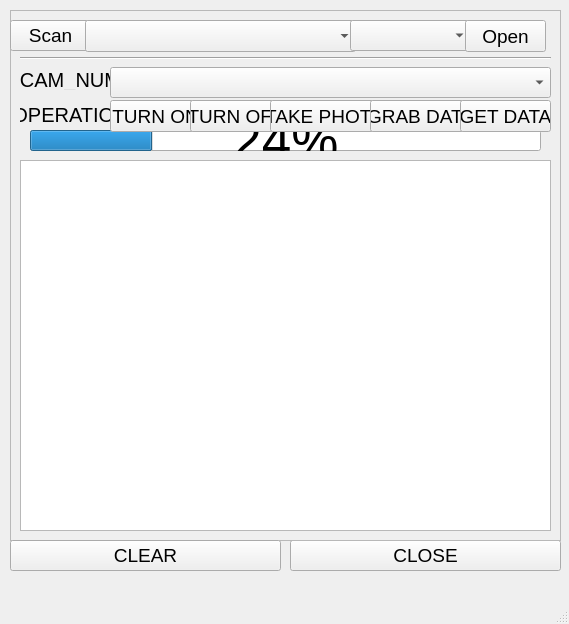
<?xml version="1.0" encoding="UTF-8"?>
<ui version="4.0">
 <class>mainWindow</class>
 <widget class="QMainWindow" name="mainWindow">
  <property name="geometry">
   <rect>
    <x>0</x>
    <y>0</y>
    <width>569</width>
    <height>624</height>
   </rect>
  </property>
  <property name="windowTitle">
   <string>MainWindow</string>
  </property>
  <widget class="QWidget" name="centralwidget">
   <widget class="QPushButton" name="close_btn">
    <property name="geometry">
     <rect>
      <x>290</x>
      <y>540</y>
      <width>271</width>
      <height>31</height>
     </rect>
    </property>
    <property name="font">
     <font>
      <pointsize>14</pointsize>
     </font>
    </property>
    <property name="text">
     <string>CLOSE</string>
    </property>
   </widget>
   <widget class="QFrame" name="frame_2">
    <property name="geometry">
     <rect>
      <x>10</x>
      <y>10</y>
      <width>551</width>
      <height>531</height>
     </rect>
    </property>
    <property name="frameShape">
     <enum>QFrame::StyledPanel</enum>
    </property>
    <property name="frameShadow">
     <enum>QFrame::Raised</enum>
    </property>
    <widget class="QPushButton" name="scan_btn">
     <property name="geometry">
      <rect>
       <x>0</x>
       <y>10</y>
       <width>81</width>
       <height>31</height>
      </rect>
     </property>
     <property name="font">
      <font>
       <pointsize>14</pointsize>
      </font>
     </property>
     <property name="text">
      <string>Scan</string>
     </property>
    </widget>
    <widget class="QComboBox" name="serial_comboBox">
     <property name="geometry">
      <rect>
       <x>75</x>
       <y>10</y>
       <width>271</width>
       <height>32</height>
      </rect>
     </property>
     <property name="font">
      <font>
       <pointsize>14</pointsize>
      </font>
     </property>
    </widget>
    <widget class="QComboBox" name="speed_comboBox">
     <property name="geometry">
      <rect>
       <x>340</x>
       <y>10</y>
       <width>121</width>
       <height>31</height>
      </rect>
     </property>
     <property name="sizePolicy">
      <sizepolicy hsizetype="Preferred" vsizetype="Fixed">
       <horstretch>0</horstretch>
       <verstretch>0</verstretch>
      </sizepolicy>
     </property>
     <property name="font">
      <font>
       <pointsize>14</pointsize>
      </font>
     </property>
    </widget>
    <widget class="QPushButton" name="open_btn">
     <property name="geometry">
      <rect>
       <x>455</x>
       <y>10</y>
       <width>81</width>
       <height>32</height>
      </rect>
     </property>
     <property name="font">
      <font>
       <pointsize>14</pointsize>
      </font>
     </property>
     <property name="text">
      <string>Open</string>
     </property>
    </widget>
    <widget class="QTextBrowser" name="log">
     <property name="geometry">
      <rect>
       <x>10</x>
       <y>150</y>
       <width>531</width>
       <height>371</height>
      </rect>
     </property>
    </widget>
    <widget class="QProgressBar" name="image_bar">
     <property name="geometry">
      <rect>
       <x>20</x>
       <y>120</y>
       <width>511</width>
       <height>21</height>
      </rect>
     </property>
     <property name="font">
      <font>
       <pointsize>40</pointsize>
      </font>
     </property>
     <property name="value">
      <number>24</number>
     </property>
    </widget>
    <widget class="QLabel" name="label_4">
     <property name="geometry">
      <rect>
       <x>10</x>
       <y>60</y>
       <width>101</width>
       <height>20</height>
      </rect>
     </property>
     <property name="font">
      <font>
       <pointsize>15</pointsize>
      </font>
     </property>
     <property name="text">
      <string>CAM_NUM</string>
     </property>
     <property name="alignment">
      <set>Qt::AlignCenter</set>
     </property>
    </widget>
    <widget class="QLabel" name="label_5">
     <property name="geometry">
      <rect>
       <x>10</x>
       <y>95</y>
       <width>101</width>
       <height>20</height>
      </rect>
     </property>
     <property name="font">
      <font>
       <pointsize>15</pointsize>
      </font>
     </property>
     <property name="text">
      <string>OPERATION</string>
     </property>
     <property name="alignment">
      <set>Qt::AlignCenter</set>
     </property>
    </widget>
    <widget class="QPushButton" name="turn_on_btn">
     <property name="geometry">
      <rect>
       <x>100</x>
       <y>90</y>
       <width>91</width>
       <height>32</height>
      </rect>
     </property>
     <property name="font">
      <font>
       <pointsize>14</pointsize>
      </font>
     </property>
     <property name="text">
      <string>TURN ON</string>
     </property>
    </widget>
    <widget class="QPushButton" name="turn_off_btn">
     <property name="geometry">
      <rect>
       <x>180</x>
       <y>90</y>
       <width>91</width>
       <height>32</height>
      </rect>
     </property>
     <property name="font">
      <font>
       <pointsize>14</pointsize>
      </font>
     </property>
     <property name="text">
      <string>TURN OFF</string>
     </property>
    </widget>
    <widget class="QPushButton" name="take_photo_btn">
     <property name="geometry">
      <rect>
       <x>260</x>
       <y>90</y>
       <width>111</width>
       <height>32</height>
      </rect>
     </property>
     <property name="font">
      <font>
       <pointsize>14</pointsize>
      </font>
     </property>
     <property name="text">
      <string>TAKE PHOTO</string>
     </property>
    </widget>
    <widget class="QPushButton" name="grab_data_btn">
     <property name="geometry">
      <rect>
       <x>360</x>
       <y>90</y>
       <width>101</width>
       <height>32</height>
      </rect>
     </property>
     <property name="font">
      <font>
       <pointsize>14</pointsize>
      </font>
     </property>
     <property name="text">
      <string>GRAB DATA</string>
     </property>
    </widget>
    <widget class="Line" name="line">
     <property name="geometry">
      <rect>
       <x>10</x>
       <y>40</y>
       <width>531</width>
       <height>16</height>
      </rect>
     </property>
     <property name="orientation">
      <enum>Qt::Horizontal</enum>
     </property>
    </widget>
    <widget class="QComboBox" name="camera_comboBox">
     <property name="geometry">
      <rect>
       <x>100</x>
       <y>57</y>
       <width>441</width>
       <height>31</height>
      </rect>
     </property>
     <property name="sizePolicy">
      <sizepolicy hsizetype="Preferred" vsizetype="Fixed">
       <horstretch>0</horstretch>
       <verstretch>0</verstretch>
      </sizepolicy>
     </property>
     <property name="font">
      <font>
       <pointsize>14</pointsize>
      </font>
     </property>
    </widget>
    <widget class="QPushButton" name="get_data_btn">
     <property name="geometry">
      <rect>
       <x>450</x>
       <y>90</y>
       <width>91</width>
       <height>32</height>
      </rect>
     </property>
     <property name="font">
      <font>
       <pointsize>14</pointsize>
      </font>
     </property>
     <property name="text">
      <string>GET DATA</string>
     </property>
    </widget>
   </widget>
   <widget class="QPushButton" name="clear_btn">
    <property name="geometry">
     <rect>
      <x>10</x>
      <y>540</y>
      <width>271</width>
      <height>31</height>
     </rect>
    </property>
    <property name="font">
     <font>
      <pointsize>14</pointsize>
     </font>
    </property>
    <property name="text">
     <string>CLEAR</string>
    </property>
   </widget>
  </widget>
  <widget class="QMenuBar" name="menubar">
   <property name="geometry">
    <rect>
     <x>0</x>
     <y>0</y>
     <width>569</width>
     <height>24</height>
    </rect>
   </property>
  </widget>
  <widget class="QStatusBar" name="statusbar"/>
 </widget>
 <resources/>
 <connections/>
</ui>
